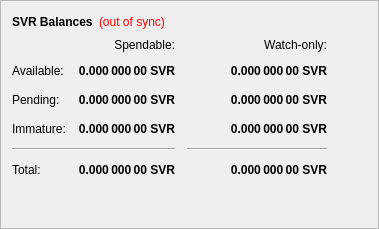
        <widget class="QFrame" name="frame">
         <property name="frameShape">
          <enum>QFrame::StyledPanel</enum>
         </property>
         <property name="frameShadow">
          <enum>QFrame::Raised</enum>
         </property>
         <layout class="QVBoxLayout" name="verticalLayout_4">
          <item>
           <layout class="QHBoxLayout" name="horizontalLayout_4">
            <item>
             <widget class="QLabel" name="label_5">
              <property name="font">
               <font>
                <weight>75</weight>
                <bold>true</bold>
               </font>
              </property>
              <property name="text">
               <string>SVR Balances</string>
              </property>
             </widget>
            </item>
            <item>
             <widget class="QLabel" name="labelWalletStatus">
              <property name="cursor">
               <cursorShape>WhatsThisCursor</cursorShape>
              </property>
              <property name="toolTip">
               <string>The displayed information may be out of date. Your wallet automatically synchronizes with the SovranoCoin network after a connection is established, but this process has not completed yet.</string>
              </property>
              <property name="styleSheet">
               <string notr="true">QLabel { color: red; }</string>
              </property>
              <property name="text">
               <string notr="true">(out of sync)</string>
              </property>
              <property name="alignment">
               <set>Qt::AlignLeading|Qt::AlignLeft|Qt::AlignVCenter</set>
              </property>
             </widget>
            </item>
            <item>
             <spacer name="horizontalSpacer_3">
              <property name="orientation">
               <enum>Qt::Horizontal</enum>
              </property>
              <property name="sizeHint" stdset="0">
               <size>
                <width>40</width>
                <height>20</height>
               </size>
              </property>
             </spacer>
            </item>
           </layout>
          </item>
          <item>
           <layout class="QGridLayout" name="gridLayout">
            <property name="spacing">
             <number>12</number>
            </property>
            <item row="2" column="2">
             <widget class="QLabel" name="labelWatchPending">
              <property name="font">
               <font>
                <weight>75</weight>
                <bold>true</bold>
               </font>
              </property>
              <property name="cursor">
               <cursorShape>IBeamCursor</cursorShape>
              </property>
              <property name="toolTip">
               <string>Unconfirmed transactions to watch-only addresses</string>
              </property>
              <property name="text">
               <string notr="true">0.000 000 00 SVR</string>
              </property>
              <property name="alignment">
               <set>Qt::AlignRight|Qt::AlignTrailing|Qt::AlignVCenter</set>
              </property>
              <property name="textInteractionFlags">
               <set>Qt::LinksAccessibleByMouse|Qt::TextSelectableByKeyboard|Qt::TextSelectableByMouse</set>
              </property>
             </widget>
            </item>
            <item row="2" column="1">
             <widget class="QLabel" name="labelUnconfirmed">
              <property name="font">
               <font>
                <weight>75</weight>
                <bold>true</bold>
               </font>
              </property>
              <property name="cursor">
               <cursorShape>IBeamCursor</cursorShape>
              </property>
              <property name="toolTip">
               <string>Total of transactions that have yet to be confirmed, and do not yet count toward the spendable balance</string>
              </property>
              <property name="text">
               <string notr="true">0.000 000 00 SVR</string>
              </property>
              <property name="alignment">
               <set>Qt::AlignRight|Qt::AlignTrailing|Qt::AlignVCenter</set>
              </property>
              <property name="textInteractionFlags">
               <set>Qt::LinksAccessibleByMouse|Qt::TextSelectableByKeyboard|Qt::TextSelectableByMouse</set>
              </property>
             </widget>
            </item>
            <item row="3" column="2">
             <widget class="QLabel" name="labelWatchImmature">
              <property name="font">
               <font>
                <weight>75</weight>
                <bold>true</bold>
               </font>
              </property>
              <property name="cursor">
               <cursorShape>IBeamCursor</cursorShape>
              </property>
              <property name="toolTip">
               <string>Staked or masternode rewards in watch-only addresses that has not yet matured</string>
              </property>
              <property name="text">
               <string notr="true">0.000 000 00 SVR</string>
              </property>
              <property name="alignment">
               <set>Qt::AlignRight|Qt::AlignTrailing|Qt::AlignVCenter</set>
              </property>
              <property name="textInteractionFlags">
               <set>Qt::LinksAccessibleByMouse|Qt::TextSelectableByKeyboard|Qt::TextSelectableByMouse</set>
              </property>
             </widget>
            </item>
            <item row="4" column="0" colspan="2">
             <widget class="Line" name="lineSpendableBalance">
              <property name="orientation">
               <enum>Qt::Horizontal</enum>
              </property>
             </widget>
            </item>
            <item row="4" column="2">
             <widget class="Line" name="lineWatchBalance">
              <property name="sizePolicy">
               <sizepolicy hsizetype="Preferred" vsizetype="Fixed">
                <horstretch>0</horstretch>
                <verstretch>0</verstretch>
               </sizepolicy>
              </property>
              <property name="minimumSize">
               <size>
                <width>140</width>
                <height>0</height>
               </size>
              </property>
              <property name="orientation">
               <enum>Qt::Horizontal</enum>
              </property>
             </widget>
            </item>
            <item row="5" column="0">
             <widget class="QLabel" name="labelTotalText">
              <property name="text">
               <string>Total:</string>
              </property>
             </widget>
            </item>
            <item row="3" column="1">
             <widget class="QLabel" name="labelImmature">
              <property name="font">
               <font>
                <weight>75</weight>
                <bold>true</bold>
               </font>
              </property>
              <property name="cursor">
               <cursorShape>IBeamCursor</cursorShape>
              </property>
              <property name="toolTip">
               <string>Staked or masternode rewards that has not yet matured</string>
              </property>
              <property name="text">
               <string notr="true">0.000 000 00 SVR</string>
              </property>
              <property name="alignment">
               <set>Qt::AlignRight|Qt::AlignTrailing|Qt::AlignVCenter</set>
              </property>
              <property name="textInteractionFlags">
               <set>Qt::LinksAccessibleByMouse|Qt::TextSelectableByKeyboard|Qt::TextSelectableByMouse</set>
              </property>
             </widget>
            </item>
            <item row="2" column="3">
             <spacer name="horizontalSpacer_2">
              <property name="orientation">
               <enum>Qt::Horizontal</enum>
              </property>
              <property name="sizeHint" stdset="0">
               <size>
                <width>40</width>
                <height>20</height>
               </size>
              </property>
             </spacer>
            </item>
            <item row="3" column="0">
             <widget class="QLabel" name="labelImmatureText">
              <property name="text">
               <string>Immature:</string>
              </property>
             </widget>
            </item>
            <item row="5" column="1">
             <widget class="QLabel" name="labelTotal">
              <property name="font">
               <font>
                <weight>75</weight>
                <bold>true</bold>
               </font>
              </property>
              <property name="cursor">
               <cursorShape>IBeamCursor</cursorShape>
              </property>
              <property name="toolTip">
               <string>Your current total balance</string>
              </property>
              <property name="text">
               <string notr="true">0.000 000 00 SVR</string>
              </property>
              <property name="alignment">
               <set>Qt::AlignRight|Qt::AlignTrailing|Qt::AlignVCenter</set>
              </property>
              <property name="textInteractionFlags">
               <set>Qt::LinksAccessibleByMouse|Qt::TextSelectableByKeyboard|Qt::TextSelectableByMouse</set>
              </property>
             </widget>
            </item>
            <item row="5" column="2">
             <widget class="QLabel" name="labelWatchTotal">
              <property name="font">
               <font>
                <weight>75</weight>
                <bold>true</bold>
               </font>
              </property>
              <property name="cursor">
               <cursorShape>IBeamCursor</cursorShape>
              </property>
              <property name="toolTip">
               <string>Current total balance in watch-only addresses</string>
              </property>
              <property name="text">
               <string notr="true">0.000 000 00 SVR</string>
              </property>
              <property name="alignment">
               <set>Qt::AlignRight|Qt::AlignTrailing|Qt::AlignVCenter</set>
              </property>
              <property name="textInteractionFlags">
               <set>Qt::LinksAccessibleByMouse|Qt::TextSelectableByKeyboard|Qt::TextSelectableByMouse</set>
              </property>
             </widget>
            </item>
            <item row="0" column="2">
             <widget class="QLabel" name="labelWatchonly">
              <property name="text">
               <string>Watch-only:</string>
              </property>
              <property name="alignment">
               <set>Qt::AlignRight|Qt::AlignTrailing|Qt::AlignVCenter</set>
              </property>
             </widget>
            </item>
            <item row="1" column="0">
             <widget class="QLabel" name="labelBalanceText">
              <property name="text">
               <string>Available:</string>
              </property>
             </widget>
            </item>
            <item row="1" column="1">
             <widget class="QLabel" name="labelBalance">
              <property name="font">
               <font>
                <weight>75</weight>
                <bold>true</bold>
               </font>
              </property>
              <property name="cursor">
               <cursorShape>IBeamCursor</cursorShape>
              </property>
              <property name="toolTip">
               <string>Your current spendable balance</string>
              </property>
              <property name="text">
               <string notr="true">0.000 000 00 SVR</string>
              </property>
              <property name="alignment">
               <set>Qt::AlignRight|Qt::AlignTrailing|Qt::AlignVCenter</set>
              </property>
              <property name="textInteractionFlags">
               <set>Qt::LinksAccessibleByMouse|Qt::TextSelectableByKeyboard|Qt::TextSelectableByMouse</set>
              </property>
             </widget>
            </item>
            <item row="1" column="2">
             <widget class="QLabel" name="labelWatchAvailable">
              <property name="font">
               <font>
                <weight>75</weight>
                <bold>true</bold>
               </font>
              </property>
              <property name="cursor">
               <cursorShape>IBeamCursor</cursorShape>
              </property>
              <property name="toolTip">
               <string>Your current balance in watch-only addresses</string>
              </property>
              <property name="text">
               <string notr="true">0.000 000 00 SVR</string>
              </property>
              <property name="alignment">
               <set>Qt::AlignRight|Qt::AlignTrailing|Qt::AlignVCenter</set>
              </property>
              <property name="textInteractionFlags">
               <set>Qt::LinksAccessibleByMouse|Qt::TextSelectableByKeyboard|Qt::TextSelectableByMouse</set>
              </property>
             </widget>
            </item>
            <item row="2" column="0">
             <widget class="QLabel" name="labelPendingText">
              <property name="text">
               <string>Pending:</string>
              </property>
             </widget>
            </item>
            <item row="0" column="1">
             <widget class="QLabel" name="labelSpendable">
              <property name="text">
               <string>Spendable:</string>
              </property>
              <property name="alignment">
               <set>Qt::AlignRight|Qt::AlignTrailing|Qt::AlignVCenter</set>
              </property>
             </widget>
            </item>
           </layout>
          </item>
          <item>
           <spacer name="verticalSpacer_4">
            <property name="orientation">
             <enum>Qt::Vertical</enum>
            </property>
            <property name="sizeHint" stdset="0">
             <size>
              <width>20</width>
              <height>40</height>
             </size>
            </property>
           </spacer>
          </item>
         </layout>
        </widget>
